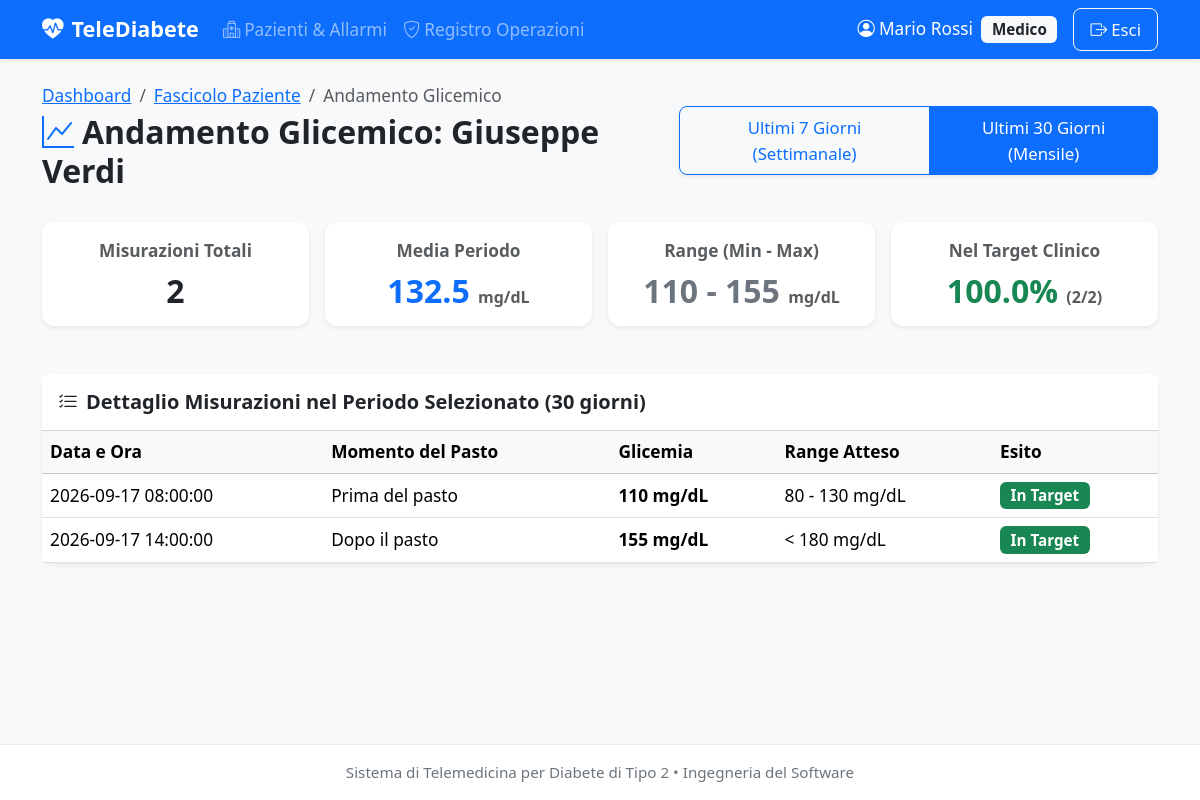
The page /doctor/patient/3/trends (signed in) on the database its author committed.
### tables this page shows
CREATE TABLE glycemic_readings (
    id INTEGER PRIMARY KEY AUTOINCREMENT,
    patient_id INTEGER NOT NULL,
    glucose_level INTEGER NOT NULL CHECK (glucose_level > 0),
    reading_datetime DATETIME NOT NULL,
    meal_context VARCHAR(20) NOT NULL CHECK (meal_context IN ('BEFORE_MEAL', 'AFTER_MEAL')),
    FOREIGN KEY(patient_id) REFERENCES patients(user_id) ON DELETE CASCADE
);

### app/controllers/DoctorController.py (the view)
@doctor_bp.route('/doctor/patient/<int:patient_id>/trends')
@doctor_required
def patient_trends(patient_id):
    patient = patient_service.get_patient(patient_id)
    if not patient:
        flash("Paziente non trovato.", "danger")
        return redirect(url_for('doctor.dashboard'))
    period = request.args.get('period', '30')
    days = 7 if period == '7' else 30
    report = measurement_service.get_summary_report(patient_id, days=days)
    return render_template(
        'doctor/patient_trends.html',
        patient=patient,
        report=report,
        days=days
    )

### app/daos/MeasurementDAO.py (called while the page is built)
    def get_by_patient_and_period(self, patient_id: int, days: int = 30) -> List[Measurement]:
        query = """
            SELECT * FROM glycemic_readings
            WHERE patient_id = ?
              AND reading_datetime >= datetime('now', '-' || ? || ' days', 'localtime')
            ORDER BY reading_datetime ASC
        """
        rows = self.db.fetch_all(query, (patient_id, days))
        return [Measurement.from_row(row) for row in rows]

### app/daos/PatientDAO.py (called while the page is built)
    def get_by_user_id(self, user_id: int) -> Optional[Patient]:
        query = """
            SELECT
                p.user_id,
                p.doctor_id,
                p.date_of_birth,
                p.gender,
                u.first_name,
                u.last_name,
                u.email,
                (d.first_name || ' ' || d.last_name) AS doctor_name
            FROM patients p
            JOIN users u ON p.user_id = u.id
            JOIN users d ON p.doctor_id = d.id
            WHERE p.user_id = ?
        """
        row = self.db.fetch_one(query, (user_id,))
        return Patient.from_row(row) if row else None

### app/database/DatabaseManager.py (called while the page is built)
    def get_connection(self) -> sqlite3.Connection:
        if not hasattr(self._local, 'connection') or self._local.connection is None:
            os.makedirs(os.path.dirname(self.db_path), exist_ok=True)
            conn = sqlite3.connect(
                self.db_path,
                detect_types=sqlite3.PARSE_DECLTYPES | sqlite3.PARSE_COLNAMES,
                check_same_thread=False
            )
            conn.execute("PRAGMA foreign_keys = ON;")
            conn.row_factory = sqlite3.Row
            self._local.connection = conn
        return self._local.connection

    def close_connection(self):
        if hasattr(self._local, 'connection') and self._local.connection is not None:
            self._local.connection.close()
            self._local.connection = None

    def fetch_all(self, query: str, params: Tuple = ()) -> List[sqlite3.Row]:
        conn = self.get_connection()
        cursor = conn.cursor()
        cursor.execute(query, params)
        return cursor.fetchall()

    def fetch_one(self, query: str, params: Tuple = ()) -> Optional[sqlite3.Row]:
        conn = self.get_connection()
        cursor = conn.cursor()
        cursor.execute(query, params)
        return cursor.fetchone()

### app/models/Measurement.py (called while the page is built)
    @property
    def meal_context_label(self) -> str:
        return "Prima del pasto" if self.meal_context == self.CONTEXT_BEFORE_MEAL else "Dopo il pasto"

### app/templates/doctor/patient_trends.html (shortened to what this page needs)
{% extends "base.html" %}
{% block content %}
<div class="d-flex justify-content-between align-items-center mb-4">
    <div>
        <nav aria-label="breadcrumb">
            <ol class="breadcrumb mb-1">
                <li class="breadcrumb-item"><a href="{{ url_for('doctor.dashboard') }}">Dashboard</a></li>
                <li class="breadcrumb-item"><a href="{{ url_for('doctor.patient_dossier', patient_id=patient.user_id) }}">Fascicolo Paziente</a></li>
                <li class="breadcrumb-item active">Andamento Glicemico</li>
            </ol>
        </nav>
        <h2 class="fw-bold"><i class="bi bi-graph-up text-primary me-2"></i>Andamento Glicemico: {{ patient.full_name }}</h2>
    </div>
    <div class="btn-group shadow-sm" role="group">
        <a href="{{ url_for('doctor.patient_trends', patient_id=patient.user_id, period='7') }}"
           class="btn {% if days == 7 %}btn-primary{% else %}btn-outline-primary{% endif %}">
            Ultimi 7 Giorni (Settimanale)
        </a>
        <a href="{{ url_for('doctor.patient_trends', patient_id=patient.user_id, period='30') }}"
           class="btn {% if days == 30 %}btn-primary{% else %}btn-outline-primary{% endif %}">
            Ultimi 30 Giorni (Mensile)
        </a>
    </div>
</div>
<div class="row g-3 mb-4">
    <div class="col-md-3">
        <div class="card shadow-sm border-0 text-center p-3">
            <span class="text-muted fw-semibold">Misurazioni Totali</span>
            <h2 class="fw-bold text-dark mt-2 mb-0">{{ report.count }}</h2>
        </div>
    </div>
    <div class="col-md-3">
        <div class="card shadow-sm border-0 text-center p-3">
            <span class="text-muted fw-semibold">Media Periodo</span>
            <h2 class="fw-bold text-primary mt-2 mb-0">{{ report.average }} <small class="fs-6 text-muted">mg/dL</small></h2>
        </div>
    </div>
    <div class="col-md-3">
        <div class="card shadow-sm border-0 text-center p-3">
            <span class="text-muted fw-semibold">Range (Min - Max)</span>
            <h2 class="fw-bold text-secondary mt-2 mb-0">{{ report.min }} - {{ report.max }} <small class="fs-6 text-muted">mg/dL</small></h2>
        </div>
    </div>
    <div class="col-md-3">
        <div class="card shadow-sm border-0 text-center p-3">
            <span class="text-muted fw-semibold">Nel Target Clinico</span>
            <h2 class="fw-bold text-success mt-2 mb-0">{{ report.in_target_percent }}% <small class="fs-6 text-muted">({{ report.in_target_count }}/{{ report.count }})</small></h2>
        </div>
    </div>
</div>
<div class="card shadow-sm border-0">
    <div class="card-header bg-white py-3">
        <h5 class="mb-0 fw-bold text-dark">
            <i class="bi bi-list-check me-2"></i>Dettaglio Misurazioni nel Periodo Selezionato ({{ days }} giorni)
        </h5>
    </div>
    <div class="table-responsive">
        <table class="table table-hover align-middle mb-0">
            <thead class="table-light">
                <tr>
                    <th>Data e Ora</th>
                    <th>Momento del Pasto</th>
                    <th>Glicemia</th>
                    <th>Range Atteso</th>
                    <th>Esito</th>
                </tr>
            </thead>
            <tbody>
                {% if report.readings %}
                    {% for r in report.readings %}
                        <tr>
                            <td>{{ r.reading_datetime }}</td>
                            <td>{{ r.meal_context_label }}</td>
                            <td><strong>{{ r.glucose_level }} mg/dL</strong></td>
                            <td>
                                {% if r.meal_context == 'BEFORE_MEAL' %}
                                    80 - 130 mg/dL
                                {% else %}
                                    &lt; 180 mg/dL
                                {% endif %}
                            </td>
                            <td>
                                {% if (r.meal_context == 'BEFORE_MEAL' and (r.glucose_level < 80 or r.glucose_level > 130)) or (r.meal_context == 'AFTER_MEAL' and r.glucose_level > 180) %}
                                    {% if r.glucose_level < 60 or r.glucose_level >= 250 %}
                                        <span class="badge bg-danger">Critico</span>
                                    {% else %}
                                        <span class="badge bg-warning text-dark">Fuori Soglia</span>
                                    {% endif %}
                                {% else %}
                                    <span class="badge bg-success">In Target</span>
                                {% endif %}
                            </td>
                        </tr>
                    {% endfor %}
                {% else %}
                    <tr>
                        <td colspan="5" class="text-center text-muted py-5">
                            Nessuna misurazione registrata negli ultimi {{ days }} giorni.
                        </td>
                    </tr>
                {% endif %}
            </tbody>
        </table>
    </div>
</div>
{% endblock %}

### app/templates/base.html (style rules this page uses)
body { font-size: 1.08rem; background-color: #f8f9fa; color: #212529; min-height: 100vh; display: flex; flex-direction: column; }
.btn { font-size: 1.05rem; padding: 0.5rem 1rem; border-radius: 8px; }
.card { border-radius: 12px; box-shadow: 0 4px 6px rgba(0,0,0,0.05); margin-bottom: 1.5rem; }
.badge { font-size: 0.95rem; padding: 0.4em 0.7em; }

### rows shown on the page
glycemic_readings: reading_datetime "2026-09-17 08:00:00", meal_context_label "Prima del pasto", glucose_level "110", meal_context "80 - 130 mg/dL"
glycemic_readings: reading_datetime "2026-09-17 14:00:00", meal_context_label "Dopo il pasto", glucose_level "155", meal_context "< 180 mg/dL"

### other values the page prints
{{ session.get('full_name') }} "Mario Rossi"
{{ patient.full_name }} "Giuseppe Verdi"
{{ report.count }} "2"
{{ report.average }} "132.5"
{{ report.min }} "110"
{{ report.max }} "155"
{{ report.in_target_percent }} "100.0"
{{ report.in_target_count }} "2"
{{ days }} "30"
